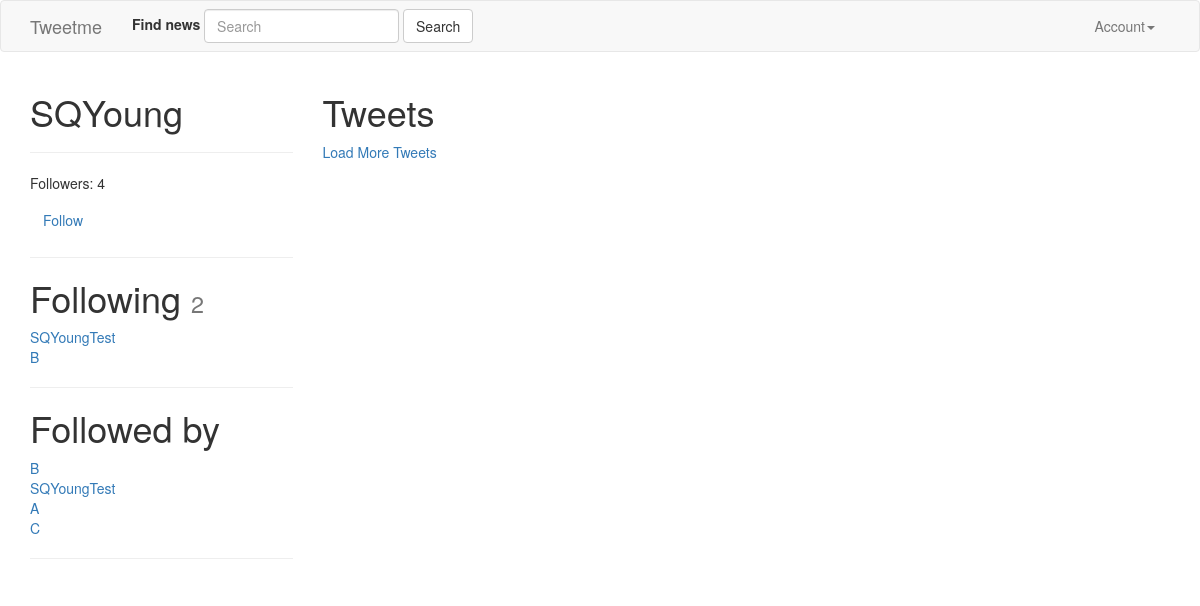
/SQYoung/ (signed in), run on the app's committed database.
### accounts/models.py (models this page shows, shortened)
class UserProfile(models.Model):
	user 		= models.OneToOneField(settings.AUTH_USER_MODEL, related_name='profile') # user.profile
	following	= models.ManyToManyField(settings.AUTH_USER_MODEL, blank=True, related_name='followed_by')
	objects = UserProfileManager() # UserProfile.object.all()
	def get_following(self):
		users = self.following.all() # User.objects.all().exclude(username=self.user.username)
		return users.exclude(username=self.user.username)
	def get_absolute_url(self):
		return reverse_lazy("profiles:detail", kwargs={"username":self.user.username})

### accounts/views.py (the view)
# urls.py: url(r'^(?P<username>[\w.@+-]+)/$', UserDetailView.as_view(), name='detail'), # /tweet/1/
class UserDetailView(DetailView):
	template_name = 'accounts/user_detail.html'
	queryset = User.objects.all()
	def get_object(self):
		return get_object_or_404(
			User,
			username__iexact=self.kwargs.get("username")
			)
	def get_context_data(self, *args, **kwargs):
		context = super(UserDetailView, self).get_context_data(*args, **kwargs)
		following = UserProfile.objects.is_following(self.request.user, self.get_object())
		context['following'] = following
		context['recommended'] = UserProfile.objects.recommended(self.request.user)
		return context

### accounts/models.py (called while the page is built)
	def all(self):
		qs = self.get_queryset().all()
		try:
			if self.instance:
				qs = qs.exclude(user=self.instance)
		except:
			pass
		return qs

	def is_following(self, user, followed_by_user):
		user_profile, created = UserProfile.objects.get_or_create(user=user)
		if created:
			return False
		if followed_by_user in user_profile.following.all():
			return True
		return False

	def recommended(self, user, limit_to=10):
		profile = user.profile
		following = profile.following.all()
		following = profile.get_following()
		qs = self.get_queryset().exclude(user__in=following).exclude(id=profile.id).order_by("?")[:limit_to]
		return qs

### accounts/templates/accounts/user_detail.html (shortened to what this page needs)
{% extends "base.html" %}
{% block content %}
<div class="row">
	<div class="col-sm-3 col-xs-12">
		<h1>{{ object.username }}</h1>
		<hr/>
		<p>Followers: {{ object.followed_by.all.count }}</p>
		<p>
			<a class="btn btn-link" href='{% url "profiles:follow" username=object.username %}'>
				{% if following %}Unfollow{% else %}Follow{% endif %}
			</a>
			<hr/>
			<h1>Following <small>{{ object.profile.get_following.count }}</small></h1>
			{% for user in object.profile.get_following %}
			<a href="/{{ user.username }}">{{ user.username }}</a><br/>
			{% empty %}
			<h4>Not following any users</h4>
			{% endfor %}
			<hr/>
			<h1>Followed by</h1>
			{% for profile in object.followed_by.all %}
			<a href="/{{ profile.user.username }}">{{ profile.user.username }}</a><br/>
			{% empty %}
			<h4>Not followed by any users</h4>
			{% endfor %}
			<hr/>
		</p>
	</div>
	<div class="col-sm-9 col-xs-12">
		<h1>Tweets</h1>
		<a href="#" id="loadmore">Load More Tweets</a>
	</div>
</div>
{% endblock content %}

### templates/base.html (shortened to what this page needs)
{% load static %}
<html lang="en">
  <head>
    <link href="{% static 'css/bootstrap.min.css' %}" rel="stylesheet">
  </head>
  <body>
    {% include "navbar.html" %}
    <div class='container'>
      {% block content %}
      {% endblock content %}
    </div>
  </body>
</html>

### templates/navbar.html (shortened to what this page needs)
<nav class="navbar navbar-default">
  <div class="container">
    <div class="navbar-header">
      <a class="navbar-brand" href="{% url 'home' %}">Tweetme</a>
    </div>
    {% include "tweets/search_form.html" %}
    <div class="collapse navbar-collapse" id="bs-example-navbar-collapse-1">
      {% if request.user.is_authenticated %}
      <ul class="nav navbar-nav navbar-right">
        <li class="dropdown">
          <a href="#" class="dropdown-toggle" data-toggle="dropdown" role="button" aria-haspopup="true" aria-expanded="false">Account<span class="caret"></span></a>
        </li>
      </ul>
      {% else %}
      <ul class="nav navbar-nav navbar-right">
        <li><a href="{% url 'login' %}">Login</a></li>
        <li><a href="{% url 'register' %}">Register</a></li>
      </ul>
      {% endif %}
    </div>
  </div>
</nav>

### tweets/templates/tweets/search_form.html
<form id='navbar-search-form' class="navbar-form navbar-left" method='GET' action='{% url "search" %}'>
	<div class="form-group">
		<label for="q">Find news</label>
		<input class="form-control" type="text" name="q" placeholder="Search" value="{{ request.GET.q }}" />
	</div>
		<input class="btn btn-default" type="submit" value="Search" />
</form>

### data on the page
UserProfile: user.username "B"
UserProfile: user.username "SQYoungTest"
UserProfile: user.username "A"
UserProfile: user.username "C"

### other printed values
{{ object.username }} "SQYoung"
{{ object.followed_by.all.count }} "4"
{{ object.profile.get_following.count }} "2"
{{ user.username }} "SQYoungTest"
{{ user.username }} "B"
